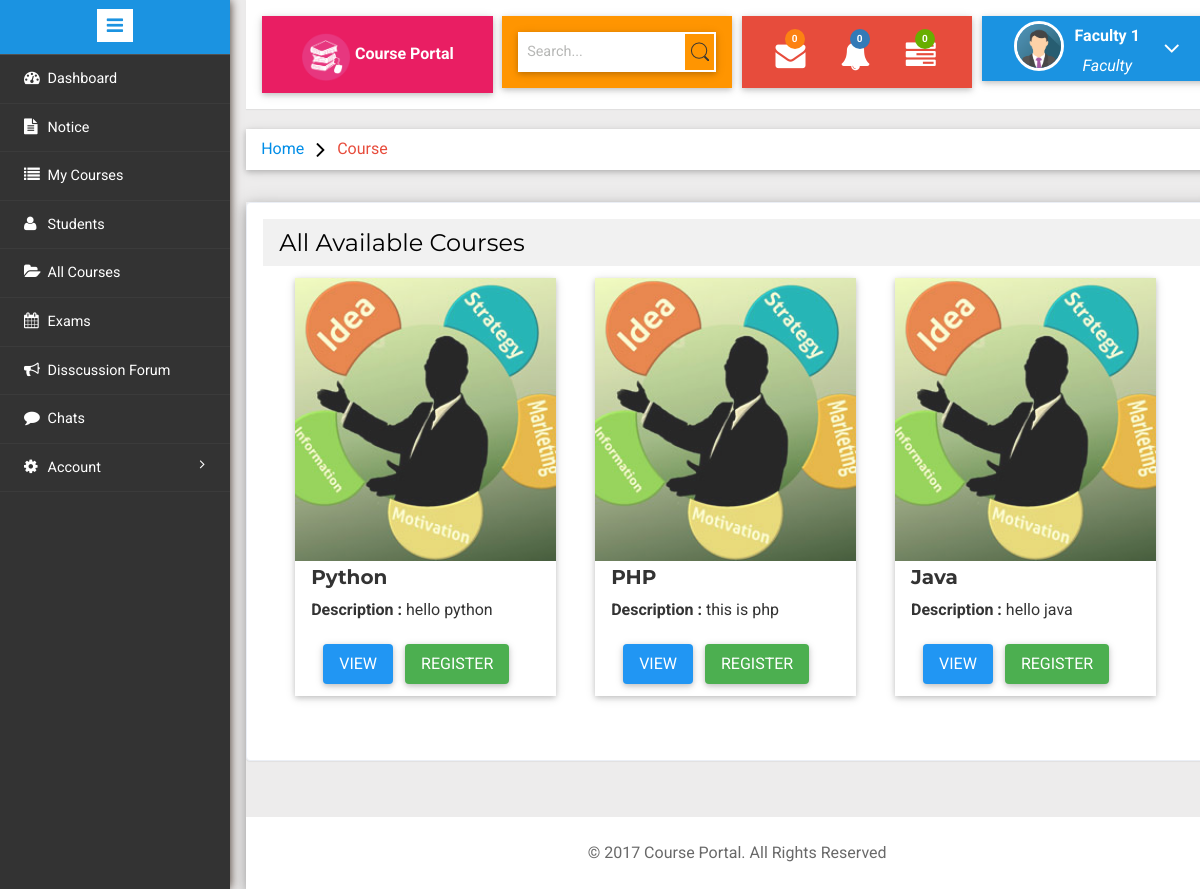
/faculty/index.php?page=course (signed in), run on an earlier commit of the app's database.
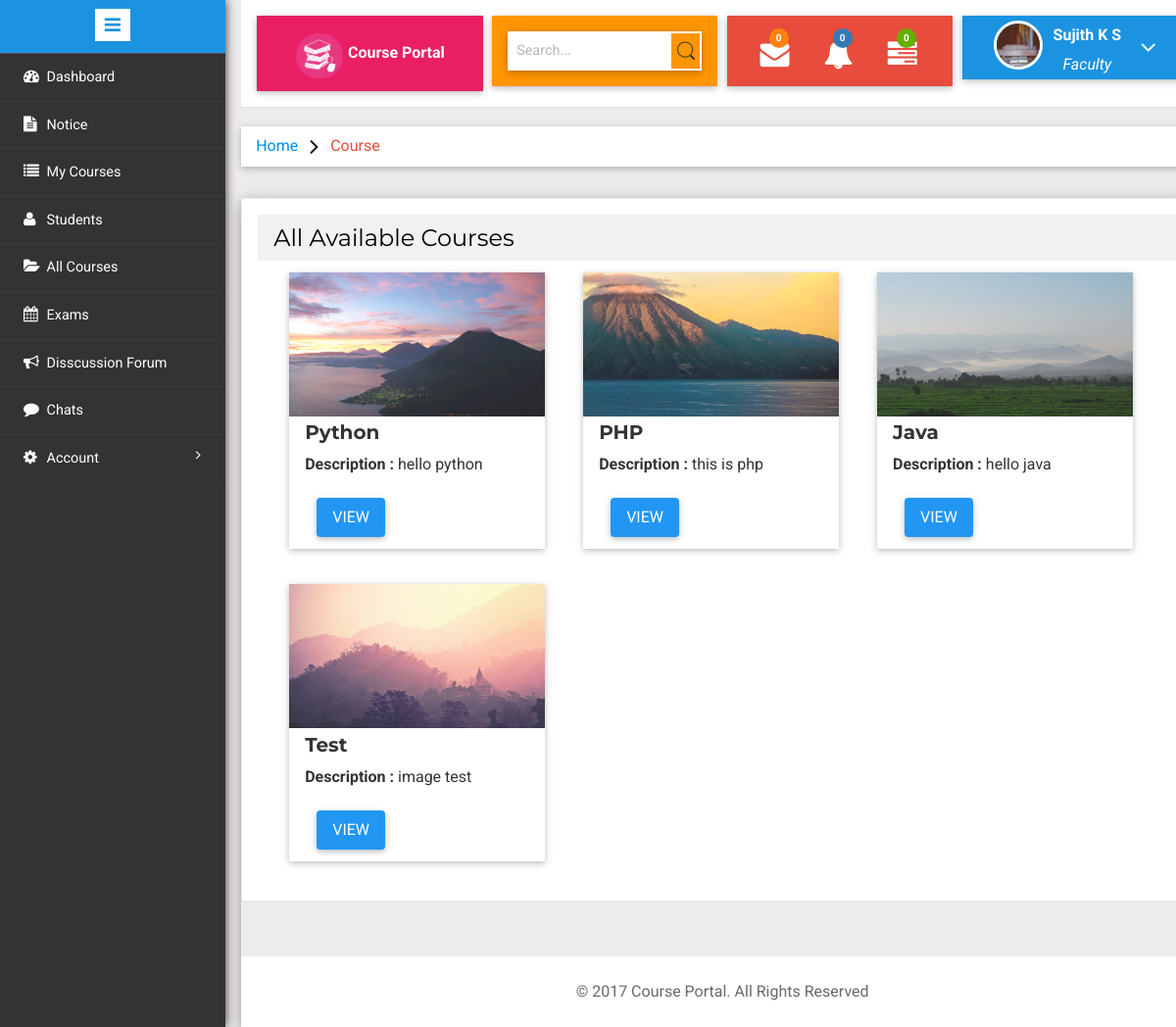
And on a later commit of the database.
### tables this page shows
CREATE TABLE `users` (
  `id` int(11) NOT NULL,
  `name` char(40) NOT NULL,
  `email` varchar(40) NOT NULL,
  `pass` varchar(40) NOT NULL,
  `type` varchar(10) NOT NULL,
  `mobile` bigint(11) NOT NULL,
  `gender` varchar(40) NOT NULL,
  `image` varchar(50) NOT NULL DEFAULT '../images/avatar.png',
  `dob` date NOT NULL,
  `join_date` datetime NOT NULL DEFAULT CURRENT_TIMESTAMP
);

CREATE TABLE `courses` (
  `courseId` int(11) NOT NULL,
  `courseName` varchar(50) NOT NULL,
  `shortD` varchar(100) NOT NULL,
  `longD` varchar(1000) NOT NULL,
  `courseImage` varchar(100) NOT NULL DEFAULT '../images/default-c.jpg'
);

### faculty/course.php (the view)
<?php
    $fid=$_SESSION['user_id'];
    $card='<div class="w3-row-padding">';
    $count=0;
	$query="SELECT * FROM `courses`";
	$result = mysqli_query($con,$query) or die(mysqli_error());
    while($row=$result->fetch_assoc()){
        $count+=1;
        $cid=$row['courseId'];
        $card.='
        <div class="w3-third">
            <div class="w3-card-2" style="width:92%;max-width:300px;margin-top:12px;">
                <img src="'.$row['courseImage'].'" alt="Avatar" style="width:100%;opacity:0.85">
                <div class="w3-container">
                    <h4><b>'.$row['courseName'].'</b></h4>
                    <p>
                        <strong>Description : </strong>'.$row['shortD'].'<br />
                    </p>
                    <a class="w3-button w3-blue w3-hover-red w3-round w3-card-2" style="margin-left:12px;margin-top:12px;margin-bottom:12px" href="index.php?page=course-view&id='.$cid.'">VIEW</a>';
if(getRStatus($fid,$cid)==0) $card.='<a class="w3-button w3-green w3-hover-red w3-round w3-card-2" style="margin-left:12px;margin-top:12px;margin-bottom:12px" href="index.php?page=course-view&id='.$cid.'&action=register">REGISTER</a>';
                $card .='</div>
             </div>
        </div>';
        if($count%3==0)
            $card.='
            </div>
            <div class="w3-row-padding">
            <br />';
    }
    function getRStatus($fid,$cid){
        require('../connection.php');
        $query="SELECT * FROM `faculty_courses_taken` WHERE facultyId=$fid AND courseId=$cid";
        $result = mysqli_query($con,$query) or die(mysqli_error());
        if(mysqli_num_rows($result)==1){
          $row=$result->fetch_assoc();
          if($row['status']=="approved") return 1;
          else return 2;
        }else return 0;
      }
?>
<ol class="breadcrumb w3-card-2">
                <li class="breadcrumb-item"><a href="index.php">Home</a> <i class="fa fa-angle-right"></i> Course</li>
            </ol>
<div class="w3-card-4" style="width:100%">
<div class="w3-card-4 validation-system validation-form">
<header class="w3-container w3-light-grey">
  <h3>All Available Courses</h3>
</header>
<div class="w3-container">
    <?php echo $card; ?>
</div>
</div><br />
</div>

### faculty/index.php (shortened to what this page needs)
<?php
	require("../auth.php");
	if(getStatus()!="approved")
		$home="verify.php";
	else
		$home="dashboard.php";
	function getName(){
		$fid=$_SESSION['user_id'];
		require('../connection.php');
		$query="SELECT * FROM `users` WHERE id=$fid";
        $result = mysqli_query($con,$query) or die(mysqli_error());
        $row=$result->fetch_assoc();
        return $row["name"];
	}
	function getAvatar(){
		$fid=$_SESSION['user_id'];
		require('../connection.php');
		$query="SELECT * FROM `users` WHERE id=$fid";
        $result = mysqli_query($con,$query) or die(mysqli_error());
        $row=$result->fetch_assoc();
        return $row["image"];
	}
	function getStatus(){
		$fid=$_SESSION['user_id'];
		require('../connection.php');
		$query="SELECT * FROM `faculty` WHERE facultyId=$fid";
		$result = mysqli_query($con,$query) or die(mysqli_error());
        $row=$result->fetch_assoc();
        return $row["status"];
	}
?>
<!DOCTYPE HTML>
<html>
<head>
<link href="../css/bootstrap.min.css" rel='stylesheet' type='text/css' />
<link href="../css/w3.css" rel='stylesheet' type='text/css' />
<link href="../css/style.css" rel='stylesheet' type='text/css' />
<link href="../css/chat.css" rel='stylesheet' type='text/css' />
<link rel="stylesheet" href="../css/morris.css" type="text/css"/>
<link href="../css/font-awesome.css" rel="stylesheet">
<link rel="stylesheet" href="../css/icon-font.min.css" type='text/css' />
</head>
<body>
   <div class="page-container">
<div class="left-content">
	   <div class="mother-grid-inner">
				<div class="header-main w3-card-2">
					<div class="logo-w3-agile w3-pink w3-text-whit e w3-card-2">
								<img src="../images/logo.png" width="50px" height="50px"><b>  Course Portal</b>
							</div>
					<div class="w3layouts-left w3-card-2">
								<div class="w3-search-box w3-card-2">
								<form action="index.php?page=search" method="post">
								<input type="text" placeholder="Search..." name="name" required="">
								<input type="submit" name="submit" value="">
							</form>
								</div>
								</div>
								<div class="w3layouts-right w3-card-2">
								   <div class="profile_details_left">
									   <ul class="nofitications-dropdown">
										   <li class="dropdown head-dpdn">
											   <a href="#" class="dropdown-toggle" data-toggle="dropdown" aria-expanded="false"><i class="fa fa-envelope"></i><span class="badge">0</span></a>
										   </li>
										   <li class="dropdown head-dpdn">
											   <a href="#" class="dropdown-toggle" data-toggle="dropdown" aria-expanded="false"><i class="fa fa-bell"></i><span class="badge blue">0</span></a>
										   </li>
										   <li class="dropdown head-dpdn">
											   <a href="#" class="dropdown-toggle" data-toggle="dropdown" aria-expanded="false"><i class="fa fa-tasks"></i><span class="badge blue1">0</span></a>
										   </li>
										   <div class="clearfix"> </div>
									   </ul>
								   </div>
							   </div>
							   <div class="profile_details w3l w3-card-2">
									   <ul>
										   <li class="dropdown profile_details_drop">
											   <a href="#" class="dropdown-toggle" data-toggle="dropdown" aria-expanded="false">
												   <div class="profile_img">
													   <span class="prfil-img"><img src="<?php echo getAvatar(); ?>" alt=""> </span>
													   <div class="user-name">
														   <p><?php echo getName(); ?></p>
														   <span>Faculty</span>
													   </div>
													   <i class="fa fa-angle-down"></i>
													   <div class="clearfix"></div>
												   </div>
											   </a>
										   </li>
									   </ul>
								   </div>
					   </div>
 <?php
		@$page=  $_GET['page'];
		  if($page!="")
		  {
			switch($page){
				case "course": include('course.php'); break;
			}
		  }
		  else
		  {
		  include($home);
		  }
		  ?>
<br />
<div class="copyrights ">
<p>© 2017 Course Portal. All Rights Reserved</p>
</div>
</div>
</div>
				<div class="sidebar-menu">
					<header class="logo1">
						<a href="#" class="sidebar-icon"> <span class="fa fa-bars"></span> </a>
					</header>
                           <div class="menu">
									<ul id="menu" >
										<li><a href="index.php"><i class="fa fa-tachometer"></i> <span title="Dashboard">Dashboard</span><div class="clearfix"></div></a></li>
										 <li><a href="index.php?page=notice"><i class="fa fa-file-text" aria-hidden="true"></i><span title="Notice">Notice</span><div class="clearfix"></div></a></li>
										 <li><a href="index.php?page=my-course"><i class="fa fa-list" aria-hidden="true"></i><span title="My Courses">My Courses</span><div class="clearfix"></div></a></li>
										 <li><a href="index.php?page=student"><i class="fa fa-user" aria-hidden="true"></i><span title="Students">Students</span><div class="clearfix"></div></a></li>
										 <li><a href="index.php?page=course"><i class="fa fa-folder-open" aria-hidden="true"></i><span title="All Courses">All Courses</span><div class="clearfix"></div></a></li>
										 <li><a href="index.php?page=exam"><i class="fa fa-calendar" aria-hidden="true"></i><span title="Exams">Exams</span><div class="clearfix"></div></a></li>
										 <li><a href="index.php?page=discussion"><i class="fa fa-bullhorn" aria-hidden="true"></i><span title="Disscussion">Disscussion Forum</span><div class="clearfix"></div></a></li>
										 <li><a href="index.php?page=chat"><i class="fa fa-comment" aria-hidden="true"></i><span title="Chats">Chats</span><div class="clearfix"></div></a></li>
							        <li id="menu-academico" ><a href="#"><i class="fa fa-gear"></i>  <span>Account</span> <span class="fa fa-angle-right" style="float: right" title="Account"></span><div class="clearfix"></div></a>
									 </li>
								  </ul>
								</div>
							  </div>
							</div>
</body>
</html>

### css/w3.css (style rules this page uses)
html { box-sizing:border-box }
*,*:before,*:after { box-sizing:inherit }
html { -ms-text-size-adjust:100%;-webkit-text-size-adjust:100% }
body { margin:0 }
article,aside,details,figcaption,figure,footer,header,main,menu,nav,section,summary { display:block }
a { background-color:transparent;-webkit-text-decoration-skip:objects }
img { border-style:none }
button,input,select,textarea { font:inherit;margin:0 }
button,input { overflow:visible }
button,html [type=button],[type=reset],[type=submit] { -webkit-appearance:button }
html,body { font-family:Verdana,sans-serif;font-size:15px;line-height:1.5 }
html { overflow-x:hidden }
h3 { font-size:24px }
h4 { font-size:20px }
h1,h2,h3,h4,h5,h6 { font-family:"Segoe UI",Arial,sans-serif;font-weight:400;margin:10px 0 }
img { margin-bottom:-5px }
a { color:inherit }
.w3-btn,.w3-button { border:none;display:inline-block;outline:0;padding:8px 16px;vertical-align:middle;overflow:hidden;text-decoration:none;color:inherit;background-color:inherit;text-align:center;cursor:pointer;white-space:nowrap }
.w3-btn,.w3-button { -webkit-touch-callout:none;-webkit-user-select:none;-khtml-user-select:none;-moz-user-select:none;-ms-user-select:none;user-select:none }
.w3-container:after,.w3-container:before,.w3-panel:after,.w3-panel:before,.w3-row:after,.w3-row:before,.w3-row-padding:after,.w3-row-padding:before, .w3-cell-row:before,.w3-cell-row:after,.w3-clear:after,.w3-clear:before,.w3-bar:before,.w3-bar:after { content:"";display:table;clear:both }
.w3-col,.w3-half,.w3-third,.w3-twothird,.w3-threequarter,.w3-quarter { float:left;width:100% }
@media (min-width:601px) { .w3-col.m4,.w3-third { width:33.33333% } }
.w3-round,.w3-round-medium { border-radius:4px }
.w3-row-padding,.w3-row-padding>.w3-half,.w3-row-padding>.w3-third,.w3-row-padding>.w3-twothird,.w3-row-padding>.w3-threequarter,.w3-row-padding>.w3-quarter,.w3-row-padding>.w3-col { padding:0 8px }
.w3-container,.w3-panel { padding:0.01em 16px }
.w3-card,.w3-card-2 { box-shadow:0 2px 5px 0 rgba(0,0,0,0.16),0 2px 10px 0 rgba(0,0,0,0.12) }
.w3-card-4,.w3-hover-shadow:hover { box-shadow:0 4px 10px 0 rgba(0,0,0,0.2),0 4px 20px 0 rgba(0,0,0,0.19) }
.w3-blue,.w3-hover-blue:hover { color:#fff!important;background-color:#2196F3!important; }
.w3-pink,.w3-hover-pink:hover { color:#fff!important;background-color:#e91e63!important }
.w3-light-grey,.w3-hover-light-grey:hover,.w3-light-gray,.w3-hover-light-gray:hover { color:#000!important;background-color:#f1f1f1!important }
.w3-green,.w3-hover-green:hover { color:#fff!important;background-color:#4CAF50!important }

What changed in the data, as far as the page shows it:
changed users: image: picture added in place of a placeholder; name "Faculty 1" → "Sujith K S"
changed courses "Python": courseImage: picture added in place of a placeholder; no longer shows "REGISTER"
changed courses "PHP": courseImage: picture added in place of a placeholder; no longer shows "REGISTER"
changed courses "Java": courseImage: picture added in place of a placeholder; no longer shows "REGISTER"
added courses: courseImage (picture), courseName "Test", shortD "image test"
